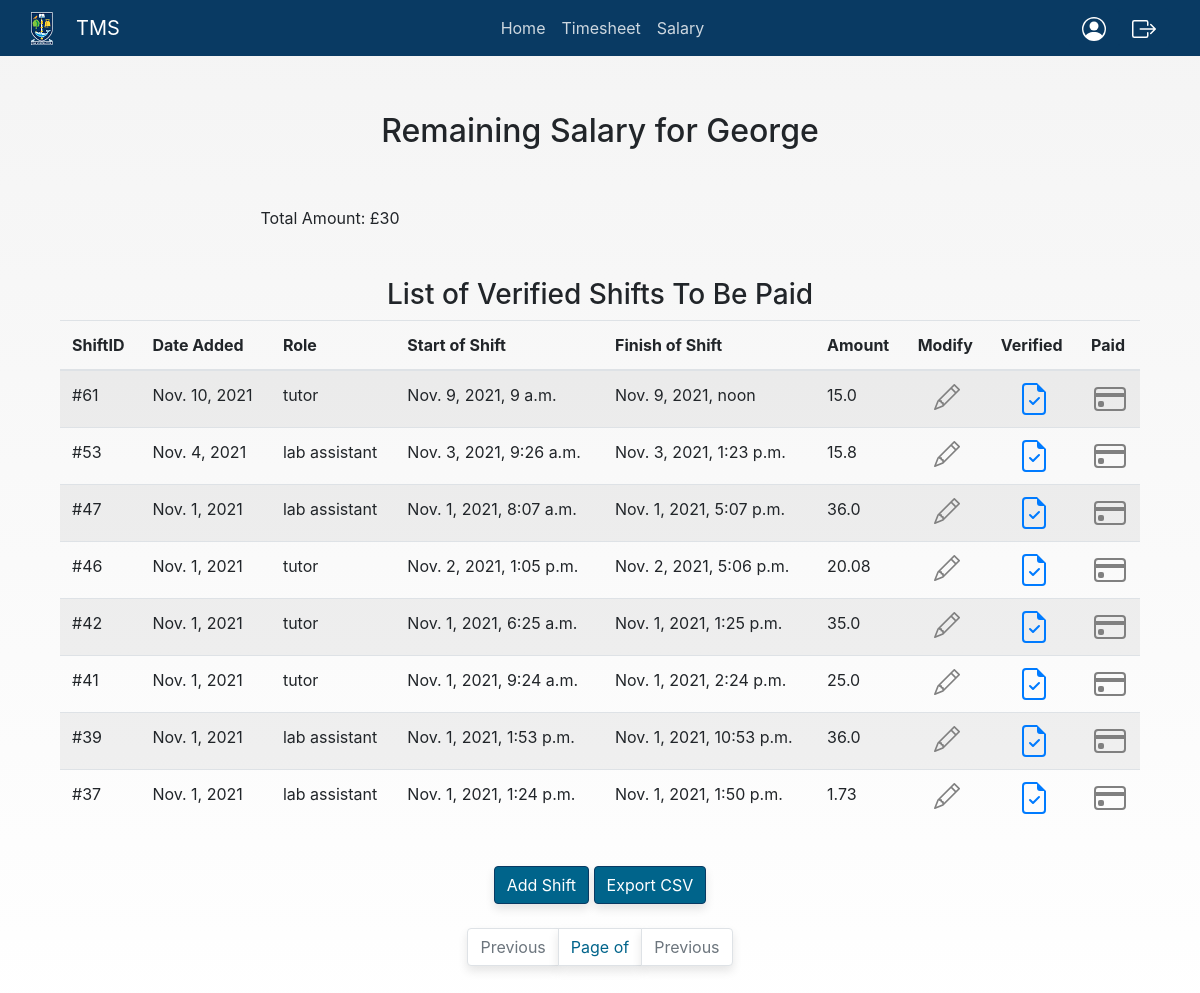
Page /salary/3 (signed in) on the committed database.
### members/models.py (models this page shows, shortened)
class UserProfile(models.Model):
    user = models.OneToOneField(User, on_delete=models.CASCADE) #if user is deleted the profile will be deleted as well,but if profile is deleted , user won’t be deleted
    phone = models.CharField(max_length=100, null=True, blank=True)
    title = models.ForeignKey(UserRoles, null=True, on_delete=models.SET_NULL) #Student, Verifier, FinancialGuy
    salary = models.IntegerField(default=0)

### timesheet/models.py (models this page shows, shortened)
class Shift(models.Model):
    studentID = models.ForeignKey(User, blank=True, null=True, on_delete=models.CASCADE)
    date = models.DateTimeField('Date added', auto_now_add=True)
    role = models.ForeignKey(Roles, null=True, on_delete=models.SET_NULL)
    startHour = models.DateTimeField('Time started working')
    endHour = models.DateTimeField('Time finished working')
    verified = models.BooleanField(default=False)
    paid = models.BooleanField(default=False)
    def payment(self):
        time = self.endHour - self.startHour                                 #calculate time working
        payment = round(self.role.hourlyPay * time.seconds / 60 / 60,2)      #hourlyPay * hours worked, rounded for 2 demicals
        return payment

class Roles(models.Model):
    name = models.CharField('Type of role', max_length=120)
    hourlyPay = models.IntegerField('Payment per hour for a role')
    def __str__(self):
        return self.name

### timesheet/views.py (the view)
# urls.py: path('salary/<user_id>', views.salary, name='salary'),
def salary(request, user_id):
    user = User.objects.get(pk=user_id)
    shifts = Shift.objects.filter(studentID=user, verified=True, paid=False).order_by('-date')
    salary = 0
    for shift in shifts:
        salary = salary + shift.payment()
    salary = round(salary, 2)
    return render(request, 'timesheet/salary.html',{'shifts': shifts, 'salary': salary})

### templates/timesheet/salary.html (shortened to what this page needs)
{% extends 'timesheet/base.html' %}
    {% block content %}
    <center>
    <br>
    <div class="container">
        <h2>Remaining Salary for {{ user }}</h2>
            <br> <br>
    <div class="container" >
      <div class="row align-items-start">
        <div class="col">
          Total Amount:  £{{ user.userprofile.salary }}
        </div>
      </div>
    </div>
      <br/><br/>
        <h3>List of Verified Shifts To Be Paid </h3>
        <table class="table table-striped">
          <thead>
            <tr>
                <th scope="col">ShiftID</th>
                <th scope="col">Date Added</th>
                <th scope="col">Role</th>
                <th scope="col">Start of Shift</th>
                <th scope="col">Finish of Shift</th>
                <th scope="col">Amount</th>
                <th scope="col">Modify</th>
                <th scope="col">Verified</th>
                <th scope="col">Paid</th>
            </tr>
          </thead>
            {% for shift in shifts %}
                {% if user == shift.studentID %}
                        <tr>
                            <td>
                            #{{ shift.id }}
                            </td>
                            <td>
                            {{ shift.date.date }}
                            </td>
                            <td>
                            {{ shift.role }}
                            </td>
                            <td>
                            {{ shift.startHour }}
                            </td>
                            <td>
                            {{ shift.endHour }}
                            </td>
                            <td>
                            {{ shift.payment }}
                            </td>
                            <td align="center">
                                <a href="{% url 'update-shift' shift.id %}">
                                </a>
                            </td>
                            <td align="center">
                                <a href="{% url 'verify-shift' shift.id %}">
                                </a>
                            </td>
                            <td align="center">
                                <a href="{% url 'pay-shift' shift.id %}">
                                </a>
                            </td>
                        </tr>
                {% endif %}
            {% endfor %}
        </table>
    </div>
     <br/>
            <a class="btn btn-primary" href="{% url 'add-shift' %}" role="button">Add Shift</a> <a class="btn btn-primary" href="{% url 'shift-csv' %}" role="button">Export CSV</a>
        <br/> <br/>
   <nav aria-label="Page navigation example">
      <ul class="pagination justify-content-center">
        {% if shiftsPerPage.has_previous %}
            <li class="page-item"><a class="page-link" href="?page={{ shiftsPerPage.previous_page_number }}">Previous</a></li>
        {% else %}
            <li class="page-item disabled">
              <a class="page-link">Previous</a>
            </li>
        {% endif %}
          <li class="page-item"><a class="page-link" href="#">Page {{ shiftsPerPage.number }} of {{ shiftsPerPage.paginator.num_pages }}</a> </li>
        {% if shiftsPerPage.has_next %}
            <li class="page-item"><a class="page-link" href="?page={{ shiftsPerPage.next_page_number }}">Next</a></li>
        {% else %}
            <li class="page-item disabled">
              <a class="page-link">Previous</a>
            </li>
        {% endif %}
      </ul>
    </nav>
    <br/> <br/>
    </center>
    {% endblock %}

### static/css/homepage.css (style rules this page uses)
.btn-primary { background-color: #00648b; border-color: #093a63; box-shadow: 0px 5px 10px rgba(0, 0, 0, 0.1); }
.pagination > li > a { background-color: white; color: #00648b; box-shadow: 0px 5px 10px rgba(0, 0, 0, 0.1); }
body { background-image: linear-gradient(#f4f4f4, #ffffff); }

### rows in the picture
Shift: id "61", date "Nov. 10, 2021", role "tutor", startHour "Nov. 9, 2021, 9 a.m.", endHour "Nov. 9, 2021, noon", payment "15.0", verified True (drawn), paid False (drawn)
Shift: id "53", date "Nov. 4, 2021", role "lab assistant", startHour "Nov. 3, 2021, 9:26 a.m.", endHour "Nov. 3, 2021, 1:23 p.m.", payment "15.8", verified True (drawn), paid False (drawn)
Shift: id "47", date "Nov. 1, 2021", role "lab assistant", startHour "Nov. 1, 2021, 8:07 a.m.", endHour "Nov. 1, 2021, 5:07 p.m.", payment "36.0", verified True (drawn), paid False (drawn)
Shift: id "46", date "Nov. 1, 2021", role "tutor", startHour "Nov. 2, 2021, 1:05 p.m.", endHour "Nov. 2, 2021, 5:06 p.m.", payment "20.08", verified True (drawn), paid False (drawn)
Shift: id "42", date "Nov. 1, 2021", role "tutor", startHour "Nov. 1, 2021, 6:25 a.m.", endHour "Nov. 1, 2021, 1:25 p.m.", payment "35.0", verified True (drawn), paid False (drawn)
Shift: id "41", date "Nov. 1, 2021", role "tutor", startHour "Nov. 1, 2021, 9:24 a.m.", endHour "Nov. 1, 2021, 2:24 p.m.", payment "25.0", verified True (drawn), paid False (drawn)
Shift: id "39", date "Nov. 1, 2021", role "lab assistant", startHour "Nov. 1, 2021, 1:53 p.m.", endHour "Nov. 1, 2021, 10:53 p.m.", payment "36.0", verified True (drawn), paid False (drawn)
Shift: id "37", date "Nov. 1, 2021", role "lab assistant", startHour "Nov. 1, 2021, 1:24 p.m.", endHour "Nov. 1, 2021, 1:50 p.m.", payment "1.73", verified True (drawn), paid False (drawn)

### other values in the picture
{{ user }} "George"
{{ user.userprofile.salary }} "30"
